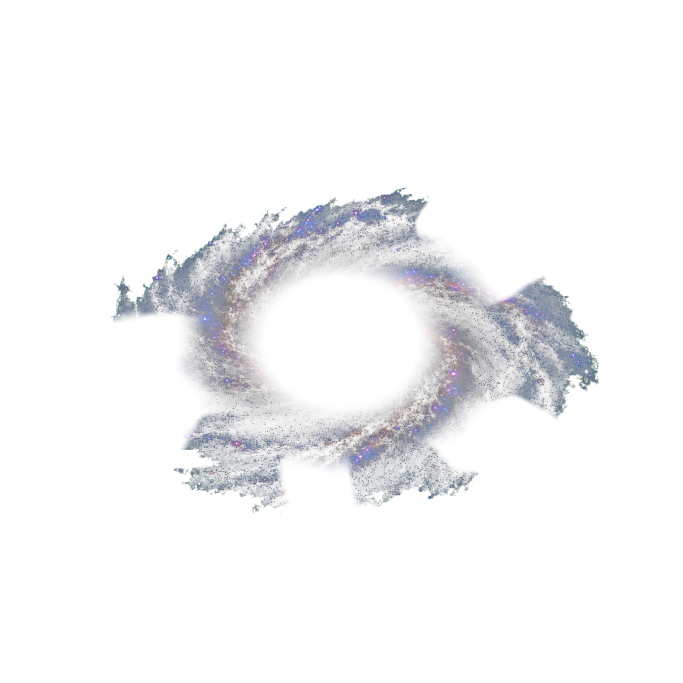
#> input picture art/galaxy-v3/arms-edge-rework/galaxy-arms-reworked.png, 2048 x 2048 px, given in place of HOME_BRANDMIND_MEMORY_ISOLATED.png, which was not available (shown at 1/3 size)
$ python brandmind-memory-evidence.py
#> lines starting #> are read from the running program, lines starting #| are printed output that depends on the picture; pictures that were not available may be replaced by others from this repository, and a replacement may not be noted
"""Lossless evidence layout only; no exposure, grade, sharpening, or visual repair."""
from pathlib import Path
from PIL import Image, ImageDraw

ROOT = Path(__file__).resolve().parents[1] / 'art' / 'brandmind-memory'
for folder in ROOT.iterdir():
    runtime = folder / 'HOME_BRANDMIND_MEMORY_RUNTIME.png'
    if runtime.is_file():
        with Image.open(runtime) as im:
            im.resize((640, 360), Image.Resampling.LANCZOS).save(folder / 'HOME_BRANDMIND_MEMORY_SMALL_READ.png')

sheet = Image.new('RGB', (1600, 840), '#02050a')
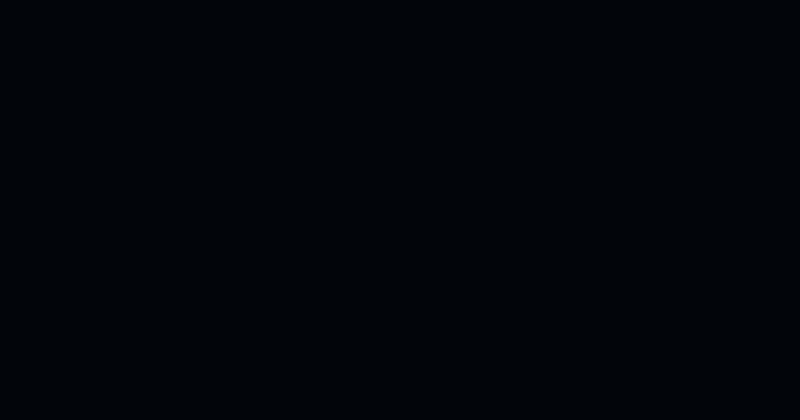
#> sheet: PIL image 1600x840 RGB (shown at 1/2 size); mean R, G, B 2, 5, 10
draw = ImageDraw.Draw(sheet)
for i, candidate in enumerate(['baseline', 'A', 'B', 'C']):
    x, y = (i % 2) * 800, (i // 2) * 420
    with Image.open(ROOT / candidate / 'HOME_BRANDMIND_MEMORY_ISOLATED.png') as im:
        # Magnification for audit; final deliverables remain uncropped 1600x900.
#> im is the input picture: PIL image 2048x2048 RGBA; mean R, G, B, A 16, 16.2, 19.1, 14.3
        region = im.crop((530, 560, 1080, 900)).resize((640, 396), Image.Resampling.LANCZOS)
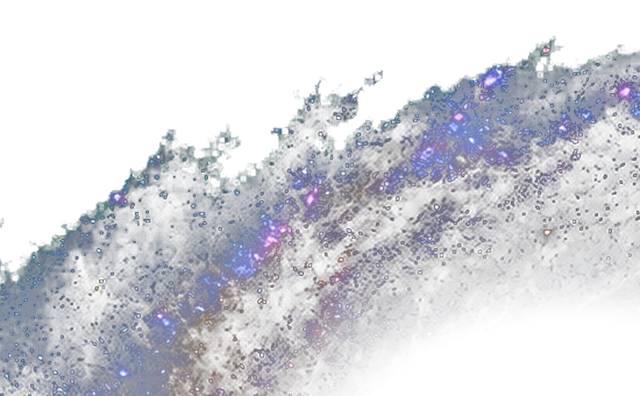
#> region: PIL image 640x396 RGBA; mean R, G, B, A 38.8, 40.8, 51.3, 62.2; transparent parts drawn white
        sheet.paste(region, (x + 80, y + 24))
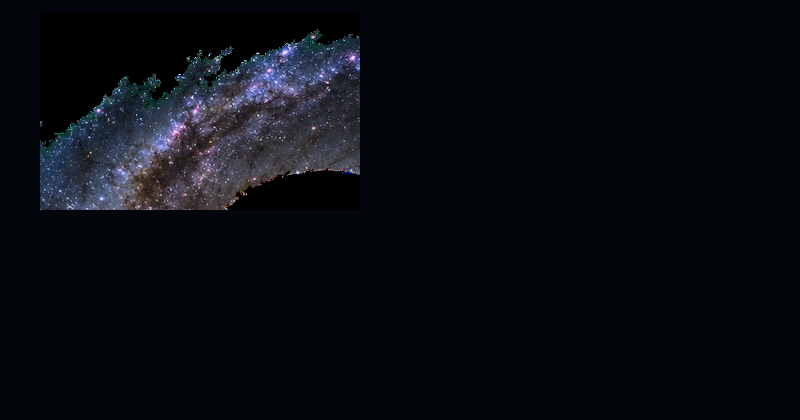
#> sheet: PIL image 1600x840 RGB (shown at 1/2 size); mean R, G, B 8.9, 11.8, 17.8
    draw.text((x+20, y+8), candidate, fill='#cbddeb')
#> pass 2 of the loop `for i, candidate in enumerate(['baseline', 'A', 'B', 'C']):`:
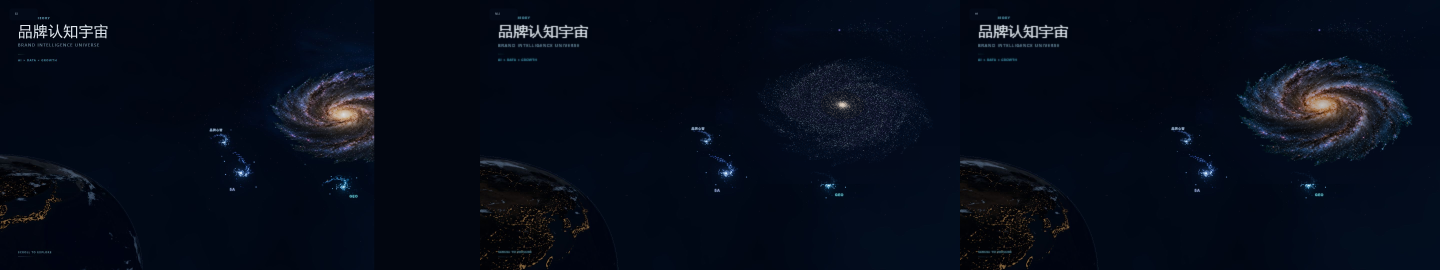
#> input picture art/galaxy-v3/blender-hybrid-h1/e2-vs-r22-vs-h1.png, 5760 x 1080 px, given in place of HOME_BRANDMIND_MEMORY_ISOLATED.png, which was not available (shown at 1/4 size)
#> im is the input picture: PIL image 5760x1080 RGB; mean R, G, B 6, 12.4, 25.3
#> `region = im.crop((530, 560, 1080, 900)).resize((640, 396), Image.Resam..`:
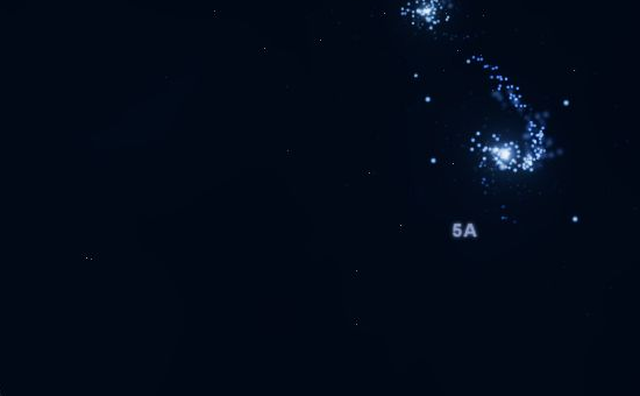
#> region: PIL image 640x396 RGB; mean R, G, B 2, 10.4, 24.6
#> `sheet.paste(region, (x + 80, y + 24))`:
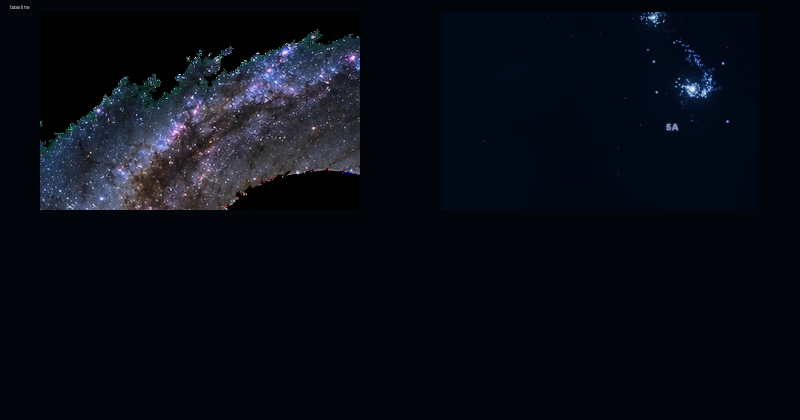
#> sheet: PIL image 1600x840 RGB (shown at 1/2 size); mean R, G, B 9, 12.8, 20.5
#> (the run stopped early here; a loop or call above may not have finished)
